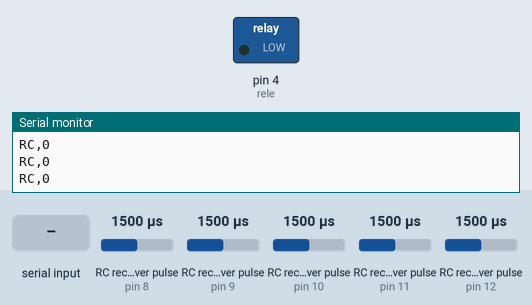
Bench run of a sketch on a simulated Arduino Uno, built with avr-gcc and run on an emulated ATmega328P. On the bench: switched loads named in the sketch (green lamp = pin HIGH), the last lines printed to the serial monitor. Wiring (inferred from the names in the program): 5 × RC receiver channel: data pin 8 / data pin 9 / data pin 10 / data pin 11 / data pin 12. The inputs (shaded band) are chosen by the test bench; at power-on: RC receiver pulse (sensors on pin 10, pin 12, pin 9, pin 8, pin 11) 1500 µs.

Above: at 1.2 s.
1.3 s: "90,45,200\n" received over Serial
4.3 s: RC receiver pulse (sensor on pin 10) set to 1482 µs
At 5.3 s:
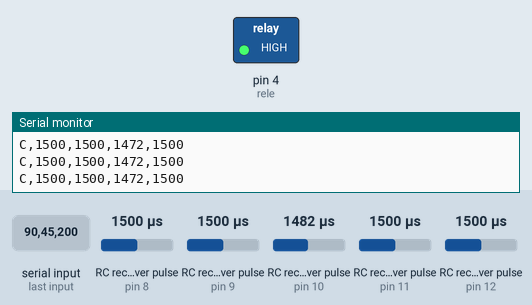
8.8 s: RC receiver pulse (sensor on pin 10) set to 1497 µs
At 9.05 s:
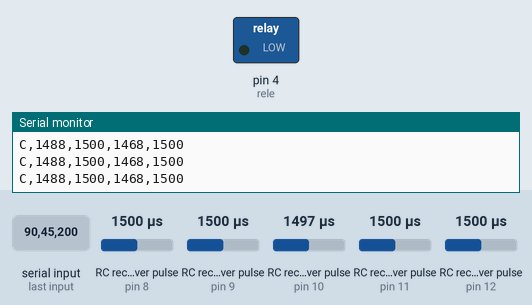
11.8 s: RC receiver pulse (sensor on pin 12) set to 1020 µs
14.8 s: RC receiver pulse (sensor on pin 9) set to 1020 µs
Timing chart, 0 to 18.8 s (numbered marks = the images above; inputs shaded):
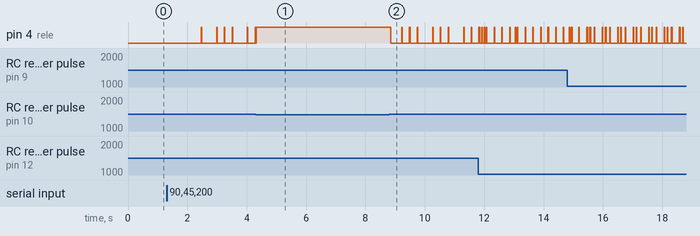

The sketch:

rc_ino.ino
```cpp
#include <EnableInterrupt.h>
#include "Arduino.h"

#define rcPin1 8   // Pin 8 Connected to CH1 of Transmitter;
#define rcPin2 9   // Pin 9 Connected to CH2
#define rcPin3 10   // Pin 9 Connected to CH2
#define rcPin4 11
#define rcPin5 12   // Pin 12 Connected to CH9
#define rele 4

uint16_t rc_values[5];
uint32_t rc_start[5];
volatile uint16_t rc_shared[5];

int ch1 = 0;  // Receiver Channel 1 PPM value
int ch2 = 0;  // Receiver Channel 2 PPM value
int ch3 = 0;
int ch4 = 0;
int ch5 = 0;


int ch1_min = 1500;
int ch1_max = 1500;
int ch2_min = 1500;
int ch2_max = 1500;

bool first_calib=false;

int ch1_after;

int safety=0;
int rc=0;

float lin_x = 0;
float ang_z = 0;

String incomingString;

bool read_calib = false;

bool calib = false;

void rc_read_values() {
  noInterrupts();
  memcpy(rc_values, (const void *)rc_shared, sizeof(rc_shared));
  interrupts();
}

void calc_input(uint8_t channel, uint8_t input_pin) {
  if (digitalRead(input_pin) == HIGH) {
    rc_start[channel] = micros();
  } else {
    uint16_t rc_compare = (uint16_t)(micros() - rc_start[channel]);
    rc_shared[channel] = rc_compare;
  }
}

void calc_ch1() { calc_input(0, rcPin1); }
void calc_ch2() { calc_input(1, rcPin2); }
void calc_ch3() { calc_input(2, rcPin3); }
void calc_ch4() { calc_input(3, rcPin4); }
void calc_ch5() { calc_input(4, rcPin5); }

String getValue(String data, char separator, int index)
{
  int found = 0;
  int strIndex[] = {0, -1};
  int maxIndex = data.length()-1;

  for(int i=0; i<=maxIndex && found<=index; i++){
    if(data.charAt(i)==separator || i==maxIndex){
        found++;
        strIndex[0] = strIndex[1]+1;
        strIndex[1] = (i == maxIndex) ? i+1 : i;
    }
  }

  return found>index ? data.substring(strIndex[0], strIndex[1]) : "";
}


void setup() {
  pinMode(rcPin1, INPUT);
  pinMode(rcPin2, INPUT);
  pinMode(rcPin3, INPUT);
  pinMode(rcPin4, INPUT);
  pinMode(rcPin5, INPUT);
  pinMode(rele, OUTPUT);

  enableInterrupt(rcPin1, calc_ch1, CHANGE);
  enableInterrupt(rcPin2, calc_ch2, CHANGE);
  enableInterrupt(rcPin3, calc_ch3, CHANGE);
  enableInterrupt(rcPin4, calc_ch4, CHANGE);
  enableInterrupt(rcPin5, calc_ch5, CHANGE);

  Serial.begin(9600);
}

void loop() {

  if(!read_calib){
    if ( Serial.available() > 0) {
      incomingString = Serial.readString();


      ch1_min = getValue(incomingString,',',0).toInt();
      ch1_max = getValue(incomingString,',',1).toInt();
      ch2_min = getValue(incomingString,',',2).toInt();
      ch2_max = getValue(incomingString,',',3).toInt();

      read_calib =true;
    }

    Serial.print("RC");
    Serial.print(",");
    Serial.print(read_calib);
    Serial.println();
  }
  else{
  // Read in the length of the signal in microseconds
    rc_read_values();

    //ch1 = pulseIn(rcPin1, HIGH, 30000);  // (Pin, State, Timeout)
    //ch2 = pulseIn(rcPin2, HIGH, 30000);
    //ch3 = pulseIn(rcPin3, HIGH, 30000);
    //ch4 = pulseIn(rcPin4, HIGH, 30000);
    //ch5 = pulseIn(rcPin5, CHANGE, 30000);

    ch1 = rc_values[0];
    ch2 = rc_values[1];
    ch3 = rc_values[2];
    ch4 = rc_values[3];
    ch5 = rc_values[4];

    if(ch3<1500) safety=0;
    if(ch3>=1500) safety=1;

    if (safety==0) digitalWrite(rele, HIGH);
    if (safety==1) digitalWrite(rele, LOW);

    if(ch5 >= 1500){
      if(!first_calib){
        ch1_min = 1500;
        ch1_max = 1500;
        ch2_min = 1500;
        ch2_max = 1500;
        first_calib=true;
      }
      calib = true;
    }
    else
    {
      calib = false;
      first_calib = false;
    }


    if(calib)
    {
      if(ch1>ch1_max)
        ch1_max = ch1;

      if(ch2>ch2_max)
        ch2_max = ch2;

      if(ch1<ch1_min)
        ch1_min = ch1;

      if(ch2<ch2_min)
        ch2_min = ch2;
    }

    int ch1_m = map(ch1, ch1_min, ch1_max, 1000, 2000);
    int ch2_m = map(ch2, ch2_min, ch2_max, 1000, 2000);


    if(!calib){
      Serial.print(ch1_m);
      Serial.print(",");
      Serial.print(ch2_m);
      Serial.print(",");
      Serial.print(safety);
      Serial.print(",");
      Serial.print(ch4);
      Serial.println();
    }
    else{
      Serial.print("C");
      Serial.print(",");
      Serial.print(ch1_min);
      Serial.print(",");
      Serial.print(ch1_max);
      Serial.print(",");
      Serial.print(ch2_min);
      Serial.print(",");
      Serial.print(ch2_max);
      Serial.println();
    }
  }
}
```

Measured:
- the behaviour switches between 1491 and 1490 µs on RC receiver pulse (sensor on pin 10) (found by bisection; images 0 and 1)
- the behaviour switches between 1496 and 1497 µs on RC receiver pulse (sensor on pin 10) (found by bisection; images 1 and 2)
- after the input at 8.8 s, pin 4 (rele): HIGH → LOW after 0.05 s, then repeats every 1.0 s: 2 × (HIGH 0.02 s, LOW 0.24 s), HIGH 0.02 s, LOW 0.50 s
